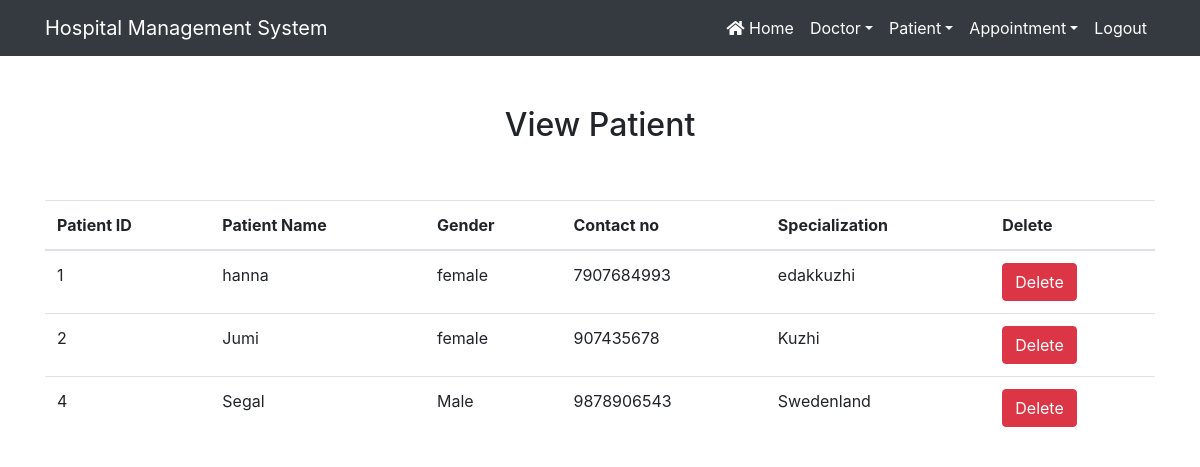
Page /view_patient/ (signed in) on the committed database.
### Hospital/models.py (models this page shows)
class Patient(models.Model):
    name=models.CharField(max_length=50)
    gender=models.CharField(max_length=10)
    mobile=models.IntegerField(null=True)
    address = models.CharField(max_length=100)

### Hospital/views.py (the view)
# urls.py: path('view_patient/',View_Patient,name='view_patient'),
def View_Patient(request):
    if not request.user.is_staff:
        return redirect('login')
    pat = Patient.objects.all()
    d = {'pat': pat}
    return render(request,'view_patient.html',d)

### Hospital/templates/view_patient.html
{% extends 'navigationbar.html' %}
{% load static %}
{% block body %}
<div class="container" style="margin-top: 50px">
<h2 class="text-center ">View Patient</h2>
    <br><br>
    <table class="table table-hover" id="example">
        <thead>
        <tr>
        <th>Patient ID</th>
        <th>Patient Name</th>
            <th>Gender</th>
        <th>Contact no</th>
        <th>Specialization</th>
            <th>Delete</th>
        </tr>
        </thead>
        <tbody>
        {% for i in pat %}
        <tr>
            <td>{{i.id}}</td>
            <td>{{i.name}}</td>
            <td>{{i.gender}}</td>
            <td>{{i.mobile}}</td>
            <td>{{i.address}}</td>
            <td><a href="{% url 'delete_patient' i.id %}" class="btn btn-danger" onclick="return confirm('Do you really want to delete?')" >Delete</a> </td>
        </tr>
        {% endfor %}
        </tbody>
    </table>
</div>
{% endblock %}

### rows in the picture
Patient: id "1", name "hanna", gender "female", mobile "7907684993", address "edakkuzhi"
Patient: id "2", name "Jumi", gender "female", mobile "907435678", address "Kuzhi"
Patient: id "4", name "Segal", gender "Male", mobile "9878906543", address "Swedenland"
